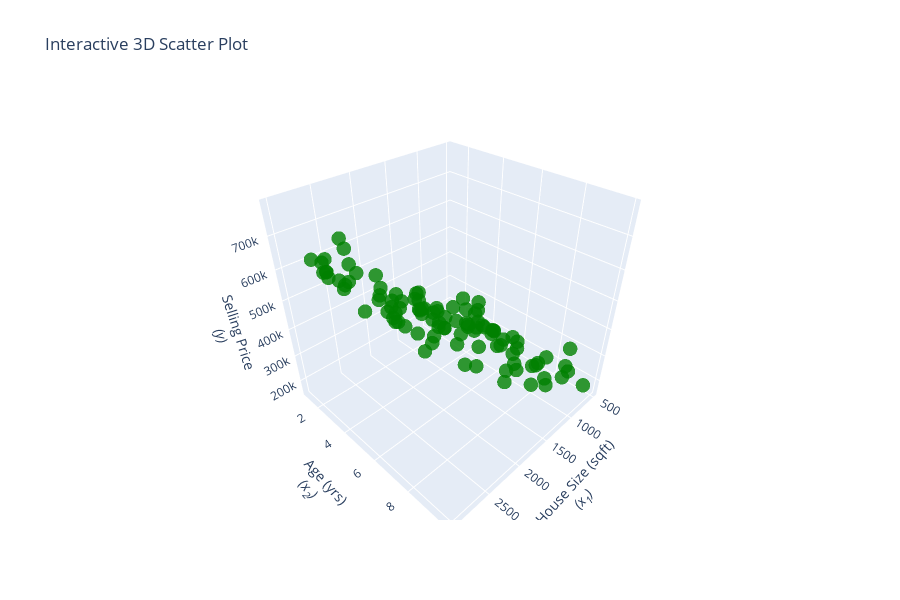

The notebook cell this image was saved under:
### Markdown cell above
Now lets plot these data points in a 3D scatterplot.

### Code cell
# Create a trace
trace = go.Scatter3d(
    x=x1_data,
    y=x2_data,
    z=y_data,
    mode='markers',
    marker=dict(
        size=5,
        color='green',                # Set color to green
        opacity=0.8
    ),
    hovertemplate='<b>x1:</b> %{x:.2f}<br><b>x2:</b> %{y:.2f}<br><b>y:</b> %{z:.2f}'
)

# Assign a name to the trace
trace.name = 'Data'

# Layout
layout = go.Layout(
    scene=dict(
        xaxis=dict(title='House Size (sqft)<br>          <i>(x<sub>1</sub>)</i>'),    # Set x-axis label
        yaxis=dict(title='Age (yrs)<br>   <i>(x<sub>2</sub>)</i>'),    # Set y-axis label
        zaxis=dict(title='Selling Price<br>        <i>(y)</i>'),      # Set z-axis label
    ),
    title='Interactive 3D Scatter Plot',
    width=900,
    height=600,
)

# Create figure
fig = go.Figure(data=[trace], layout=layout)

# Show interactive plot
pio.show(fig)
